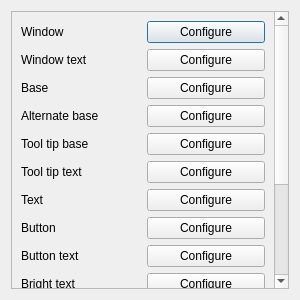
<?xml version="1.0" encoding="UTF-8"?>
<ui version="4.0">
 <class>configStyleSheet</class>
 <widget class="QDialog" name="configStyleSheet">
  <property name="geometry">
   <rect>
    <x>0</x>
    <y>0</y>
    <width>300</width>
    <height>300</height>
   </rect>
  </property>
  <property name="minimumSize">
   <size>
    <width>300</width>
    <height>0</height>
   </size>
  </property>
  <property name="windowTitle">
   <string>Dialog</string>
  </property>
  <layout class="QHBoxLayout" name="horizontalLayout">
   <item>
    <widget class="QScrollArea" name="scrollArea">
     <property name="widgetResizable">
      <bool>true</bool>
     </property>
     <widget class="QWidget" name="scrollAreaWidgetContents">
      <property name="geometry">
       <rect>
        <x>0</x>
        <y>-294</y>
        <width>255</width>
        <height>570</height>
       </rect>
      </property>
      <layout class="QVBoxLayout" name="verticalLayout">
       <item>
        <layout class="QHBoxLayout" name="horizontalLayout_5">
         <property name="spacing">
          <number>7</number>
         </property>
         <item>
          <widget class="QLabel" name="_window">
           <property name="text">
            <string>Window</string>
           </property>
          </widget>
         </item>
         <item>
          <widget class="QPushButton" name="_windowBut">
           <property name="text">
            <string>Configure</string>
           </property>
          </widget>
         </item>
        </layout>
       </item>
       <item>
        <layout class="QHBoxLayout" name="horizontalLayout_2">
         <property name="spacing">
          <number>7</number>
         </property>
         <item>
          <widget class="QLabel" name="_windowText">
           <property name="text">
            <string>Window text</string>
           </property>
          </widget>
         </item>
         <item>
          <widget class="QPushButton" name="_windowTextBut">
           <property name="text">
            <string>Configure</string>
           </property>
          </widget>
         </item>
        </layout>
       </item>
       <item>
        <layout class="QHBoxLayout" name="horizontalLayout_3">
         <property name="spacing">
          <number>7</number>
         </property>
         <item>
          <widget class="QLabel" name="_base">
           <property name="text">
            <string>Base</string>
           </property>
          </widget>
         </item>
         <item>
          <widget class="QPushButton" name="_baseBut">
           <property name="text">
            <string>Configure</string>
           </property>
          </widget>
         </item>
        </layout>
       </item>
       <item>
        <layout class="QHBoxLayout" name="horizontalLayout_4">
         <property name="spacing">
          <number>7</number>
         </property>
         <item>
          <widget class="QLabel" name="_altenateBase">
           <property name="text">
            <string>Alternate base</string>
           </property>
          </widget>
         </item>
         <item>
          <widget class="QPushButton" name="_alternateBaseBut">
           <property name="text">
            <string>Configure</string>
           </property>
          </widget>
         </item>
        </layout>
       </item>
       <item>
        <layout class="QHBoxLayout" name="horizontalLayout_9">
         <property name="spacing">
          <number>7</number>
         </property>
         <item>
          <widget class="QLabel" name="_toolTipBase">
           <property name="text">
            <string>Tool tip base</string>
           </property>
          </widget>
         </item>
         <item>
          <widget class="QPushButton" name="_toolTipBaseBut">
           <property name="text">
            <string>Configure</string>
           </property>
          </widget>
         </item>
        </layout>
       </item>
       <item>
        <layout class="QHBoxLayout" name="horizontalLayout_6">
         <property name="spacing">
          <number>7</number>
         </property>
         <item>
          <widget class="QLabel" name="_toolTip">
           <property name="text">
            <string>Tool tip text</string>
           </property>
          </widget>
         </item>
         <item>
          <widget class="QPushButton" name="_toolTipText">
           <property name="text">
            <string>Configure</string>
           </property>
          </widget>
         </item>
        </layout>
       </item>
       <item>
        <layout class="QHBoxLayout" name="horizontalLayout_21">
         <property name="spacing">
          <number>7</number>
         </property>
         <item>
          <widget class="QLabel" name="_toolTip_2">
           <property name="text">
            <string>Text</string>
           </property>
          </widget>
         </item>
         <item>
          <widget class="QPushButton" name="_text">
           <property name="text">
            <string>Configure</string>
           </property>
          </widget>
         </item>
        </layout>
       </item>
       <item>
        <layout class="QHBoxLayout" name="horizontalLayout_7">
         <property name="spacing">
          <number>7</number>
         </property>
         <item>
          <widget class="QLabel" name="_button">
           <property name="text">
            <string>Button</string>
           </property>
          </widget>
         </item>
         <item>
          <widget class="QPushButton" name="_buttonBut">
           <property name="text">
            <string>Configure</string>
           </property>
          </widget>
         </item>
        </layout>
       </item>
       <item>
        <layout class="QHBoxLayout" name="horizontalLayout_8">
         <property name="spacing">
          <number>7</number>
         </property>
         <item>
          <widget class="QLabel" name="_butonText">
           <property name="text">
            <string>Button text</string>
           </property>
          </widget>
         </item>
         <item>
          <widget class="QPushButton" name="_butonTextBut">
           <property name="text">
            <string>Configure</string>
           </property>
          </widget>
         </item>
        </layout>
       </item>
       <item>
        <layout class="QHBoxLayout" name="horizontalLayout_10">
         <property name="spacing">
          <number>7</number>
         </property>
         <item>
          <widget class="QLabel" name="_bightText">
           <property name="text">
            <string>Bright text</string>
           </property>
          </widget>
         </item>
         <item>
          <widget class="QPushButton" name="_brightTextBut">
           <property name="text">
            <string>Configure</string>
           </property>
          </widget>
         </item>
        </layout>
       </item>
       <item>
        <layout class="QHBoxLayout" name="horizontalLayout_11">
         <property name="spacing">
          <number>7</number>
         </property>
         <item>
          <widget class="QLabel" name="_link">
           <property name="text">
            <string>Link</string>
           </property>
          </widget>
         </item>
         <item>
          <widget class="QPushButton" name="_linkBut">
           <property name="text">
            <string>Configure</string>
           </property>
          </widget>
         </item>
        </layout>
       </item>
       <item>
        <layout class="QHBoxLayout" name="horizontalLayout_12">
         <property name="spacing">
          <number>7</number>
         </property>
         <item>
          <widget class="QLabel" name="_hightlight">
           <property name="text">
            <string>Highlight</string>
           </property>
          </widget>
         </item>
         <item>
          <widget class="QPushButton" name="_hightlightBut">
           <property name="text">
            <string>Configure</string>
           </property>
          </widget>
         </item>
        </layout>
       </item>
       <item>
        <layout class="QHBoxLayout" name="horizontalLayout_13">
         <property name="spacing">
          <number>7</number>
         </property>
         <item>
          <widget class="QLabel" name="_hightlitedText">
           <property name="text">
            <string>Highlighted text</string>
           </property>
          </widget>
         </item>
         <item>
          <widget class="QPushButton" name="_hightlitedTextBut">
           <property name="text">
            <string>Configure</string>
           </property>
          </widget>
         </item>
        </layout>
       </item>
       <item>
        <layout class="QHBoxLayout" name="horizontalLayout_14">
         <property name="spacing">
          <number>7</number>
         </property>
         <item>
          <widget class="QLabel" name="_hightlitedText_2">
           <property name="text">
            <string>Line Edit</string>
           </property>
          </widget>
         </item>
         <item>
          <widget class="QPushButton" name="_editLine">
           <property name="text">
            <string>Configure</string>
           </property>
          </widget>
         </item>
        </layout>
       </item>
       <item>
        <layout class="QHBoxLayout" name="horizontalLayout_16">
         <property name="spacing">
          <number>7</number>
         </property>
         <item>
          <widget class="QLabel" name="_hightlitedText_4">
           <property name="text">
            <string>Line Edit Text</string>
           </property>
          </widget>
         </item>
         <item>
          <widget class="QPushButton" name="_editLineText">
           <property name="text">
            <string>Configure</string>
           </property>
          </widget>
         </item>
        </layout>
       </item>
      </layout>
     </widget>
    </widget>
   </item>
  </layout>
 </widget>
 <resources/>
 <connections/>
</ui>
